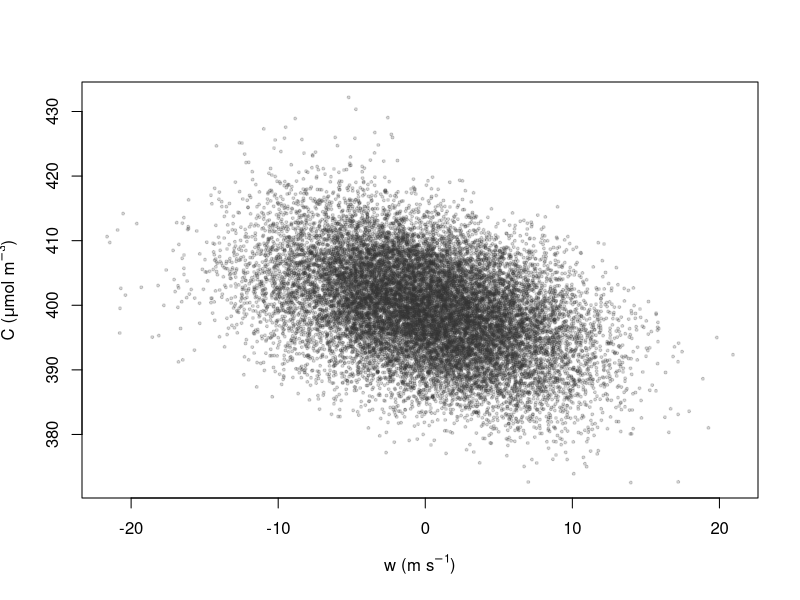

Recreate this plot in R.
## ---- chunk 1
# We define the quantization function as described in the accompanying paper
quantize_w <- function(w, 
                       quantize_threshold, 
                       w_full_scale_value) {
    residual_error_updraft   <- 0
    residual_error_downdraft <- 0
    N <- length(w)
    w_qua <- rep(0, N)

    for (i in seq_along(w)) {
        # Error diffusion is carried out within the respective wind direction
        if (w[i] > 0) {
            # Add error from previous step to modified w 
            w_mod <- w[i] - residual_error_updraft 
            # Quantize modified wind
            w_qua[i] <- ifelse(abs(w_mod) > quantize_threshold, 
                               sign(w_mod)*w_full_scale_value, 0)
            # Calculate residual error
            residual_error_updraft <- w_qua[i] - w_mod
        } else {
            w_mod <- w[i] - residual_error_downdraft
            w_qua[i] <- ifelse(abs(w_mod) > quantize_threshold, 
                               sign(w_mod)*w_full_scale_value, 0)
            residual_error_downdraft <- w_qua[i] - w_mod
        }

    }
    return(w_qua)
}

# We define the biased covariance function

bcov <- function (x,y) {
    N <- length(x)
    cov(x,y, use = "na.or.complete")*(N-1)/N
}
## ---- chunk 2
N  <- 18000

set.seed(17)
ar_params  <- list(ar = c(0.993499, 0.017448, -0.218639, 0.136650))

w <- arima.sim(n = N, ar_params, sd = 2)

set.seed(18)
C <- arima.sim(n = N, ar_params, sd = 2.5) - w * 0.6 + 400

# We consider a nonzero mean of vertical wind in the range of 0.02 m
w <- w - mean(w) + 0.02

plot(w, C, pch = 20, col = rgb(0.2, 0.2, 0.2, 0.2), cex = 0.6, 
     xlab = expression("w (m s"^-1*")"), 
     ylab = expression("C (" * mu * "mol m"^-3*")"))
## ---- chunk 3
quantization_threshold <- sd(w) * 2.5
w_full_scale_value     <- sd(w) * 4

wq                     <- quantize_w(w, quantization_threshold, w_full_scale_value)
wqr                    <- w - wq
## ---- chunk 4
Cq_up_mean   <- mean(C[wq>0])   # Mean concentration in updraft reservoir (umol m^-3)
Cq_down_mean <- mean(C[wq<0])   # Mean concentration in downdraft reservoir
wq_up_mean   <- mean(wq[wq>0])  # Mean wq when wq > 0 which equals w_full_scale_value (m s^-1)
wq_down_mean <- mean(wq[wq<0])  # Mean wq when wq < 0 which equals -w_full_scale_value
N            <- length(w)       # Total count of w samples
Nq           <- sum(wq!=0)      # Count of collected samples
Nq_up        <- sum(wq>0)       # Count of collected samples in updraft
Nq_down      <- sum(wq<0)       # Count of collected samples in downdraft
alpha_co2_q  <- bcov(C, abs(wq))/bcov(C, wq) # Alpha: atmospheric asymmetry coefficient 

## ---- chunk 5
# First order approximation of the flux (Eq. 22 in the paper)
# Unit of the flux ( umol m^-2 s^-1 )
Flux1 <- Cq_up_mean*Nq_up/N*wq_up_mean + 
         Cq_down_mean*Nq_down/N*wq_down_mean - 
         (Cq_up_mean*Nq_up/Nq + Cq_down_mean*Nq_down/Nq)*mean(wq)

# Quantization flux error (covariance of the scalar with the quantization error)
Quantization_flux_error <- bcov(C, wqr)

# Error ratio of the flux
Quantization_flux_error/Flux1

# Nonzero w correction (Eq 23 in the paper)
Nonzero_w_correction <- 1 / (1 - alpha_co2_q * mean(wq)/mean(abs(wq))) 
## ---- chunk 6
# Verify covariance equals flux calculated with QEA
all.equal(bcov(C, w), Flux1 * Nonzero_w_correction + Quantization_flux_error)

# Verify quantized flux only
all.equal(bcov(C, wq), Flux1 * Nonzero_w_correction)
